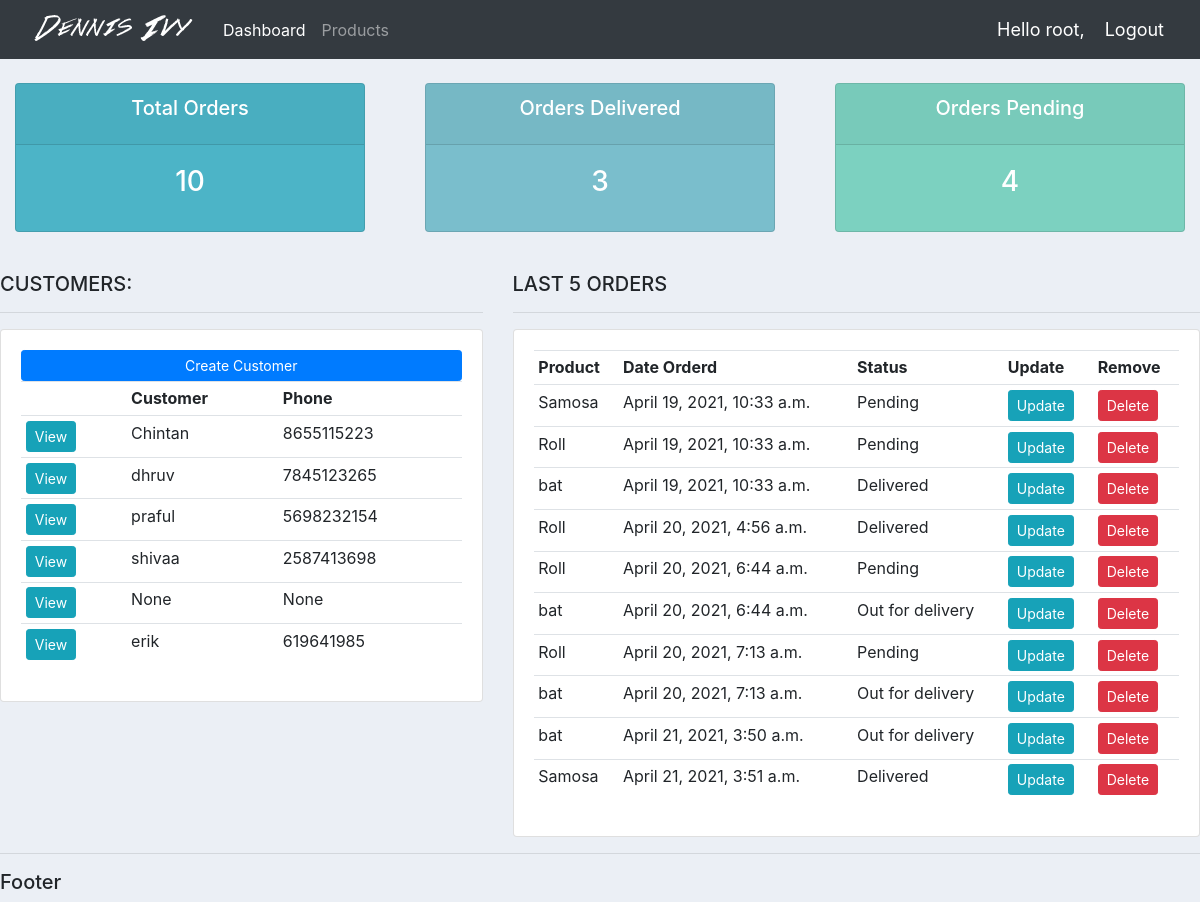
The app's page / (signed in) with its own data.
### Accounts/models.py (models this page shows, shortened)
class Customer(models.Model):
    user = models.OneToOneField(User, blank=True, null=True, on_delete=models.CASCADE)
    name = models.CharField(max_length=100, null=True)
    phone = models.CharField(max_length=100, null=True)
    email = models.CharField(max_length=100, null=True)
    profile_pic = models.ImageField(null=True, blank=True, default='profile1.png')
    date_created = models.DateTimeField(auto_now_add=True, null=True)

class Order(models.Model):
    STATUS = (
			('Pending', 'Pending'),
			('Out for delivery', 'Out for delivery'),
			('Delivered', 'Delivered'),
			)
    customer = models.ForeignKey(Customer, null=True, on_delete=models.SET_NULL)
    product = models.ForeignKey(Product, null=True, on_delete=models.SET_NULL)
    date_created =  models.DateTimeField(auto_now_add=True, null=True)
    status = models.CharField(max_length=100, null=True, choices=STATUS)
    note = models.CharField(max_length=100, null=True)

class Product(models.Model):
    CATEGORY = (
			('Indoor', 'Indoor'),
			('Out Door', 'Out Door'),
			)
    name = models.CharField(max_length=100, null=True)
    price = models.FloatField(null=True)
    category = models.CharField(max_length=100, null=True, choices=CATEGORY)
    description = models.CharField(max_length=100, null=True, blank=True)
    date_created =  models.DateTimeField(auto_now_add=True, null=True)
    tags = models.ManyToManyField(Tag)
    def __str__(self):
        return self.name

### Accounts/decorators.py (the view)
	def wrapper_function(request, *args, **kwargs):
		group = None
		if request.user.groups.exists():
			group = request.user.groups.all()[0].name
		if group == 'customer':
			return redirect('user-page')
		if group == 'admin':
			return view_func(request, *args, **kwargs)

### Accounts/views.py (called while the page is built)
@login_required(login_url='login')
@admin_only
def home(request):
    orders = Order.objects.all()
    customers = Customer.objects.all()
    total_customers = customers.count()
    total_orders = orders.count()
    delivered = orders.filter(status='Delivered').count()
    pending = orders.filter(status='Pending').count()
    context = {
        'orders' : orders,
        'customers' : customers,
        'total_customers' : total_customers,
        'total_orders' : total_orders,
        'delivered' : delivered,
        'pending' : pending
    }
    return render(request, 'Accounts/dashboard.html', context)

### Accounts/templates/Accounts/dashboard.html
{% extends 'Accounts/main.html' %}
{% block content %}
{% include 'Accounts/status.html' %}
<br>
<div class="row">
	<div class="col-md-5">
		<h5>CUSTOMERS:</h5>
		<hr>
		<div class="card card-body">
			<a class="btn btn-primary  btn-sm btn-block" href="">Create Customer</a>
			<table class="table table-sm">
				<tr>
					<th></th>
					<th>Customer</th>
					<th>Phone</th>
				</tr>
				{% for customer in customers %}
					<tr>
						<td> <a class="btn btn-sm btn-info" href="{% url 'customer' customer.id %}">View</a></td>
						<td>{{ customer.name }}</td>
						<td>{{ customer.phone }}</td>
					</tr>
				{% endfor %}
			</table>
		</div>
	</div>
	<div class="col-md-7">
		<h5>LAST 5 ORDERS</h5>
		<hr>
		<div class="card card-body">
			<table class="table table-sm">
				<tr>
					<th>Product</th>
					<th>Date Orderd</th>
					<th>Status</th>
					<th>Update</th>
					<th>Remove</th>
				</tr>
				{% for order in orders %}
					<tr>
						<td> {{ order.product }} </td>
						<td>{{ order.date_created }}</td>
						<td>{{ order.status }}</td>
						<td><a class="btn btn-sm btn-info" href="{% url 'update_order' order.id %}">Update</a></td>
						<td><a class="btn btn-sm btn-danger" href="{% url 'delete_order' order.id %}">Delete</a></td>
					</tr>
				{% endfor %}
			</table>
		</div>
	</div>
</div>
{% endblock %}

### Accounts/templates/Accounts/main.html (shortened to what this page needs)
{% load static %}
<!DOCTYPE html>
<html lang="en">
<head>
    <link rel="stylesheet" href="https://stackpath.bootstrapcdn.com/bootstrap/4.4.1/css/bootstrap.min.css">
    <link rel="stylesheet" href="{% static 'css/main.css' %}">
</head>
<body>
    {% include 'Accounts/navbar.html' %}
    {% block content %}
    {% endblock %}
    <hr>
    <h5>Footer</h5>
</body>
</html>

### Accounts/templates/Accounts/navbar.html (shortened to what this page needs)
{% load static %}
<nav class="navbar navbar-expand-lg navbar-dark bg-dark">
    <img src="{% static 'images/logo.png' %}" alt="">
    <div class="collapse navbar-collapse" id="navbarNav">
      <ul class="navbar-nav">
        {% if request.user.is_staff %}
        <li class="nav-item active">
          <a class="nav-link" href="{% url 'home' %}">Dashboard</a>
        </li>
        <li class="nav-item">
          <a class="nav-link" href="{% url 'products' %}">Products</a>
        </li>
        {% else %}
        <li class="nav-item">
          <a class="nav-link" href="{% url 'account' %}">Settings</a>
        </li>
        {% endif %}
      </ul>
    </div>
    <span class="hello-msg">Hello {{ request.user }},</span>
    <span><a class="hello-msg" href="{% url 'logout' %}">Logout</a></span>
  </nav>

### Accounts/templates/Accounts/status.html
<br>
<div class="row">
	<div class="col">
		<div class="col-md">
			<div class="card text-center text-white  mb-3" id="total-orders">
			  	<div class="card-header">
			  		<h5 class="card-title">Total Orders</h5>
			  	</div>
			  	<div class="card-body">
			    	<h3 class="card-title">{{ total_orders }}</h3>
			  	</div>
			</div>
		</div>
	</div>
	<div class="col">
		<div class="col-md">
			<div class="card text-center text-white  mb-3" id="orders-delivered">
			  	<div class="card-header">
			  		<h5 class="card-title">Orders Delivered</h5>
			  	</div>
			  	<div class="card-body">
			    	<h3 class="card-title">{{ delivered }}</h3>
			  	</div>
			</div>
		</div>
	</div>
	<div class="col">
		<div class="col-md">
			<div class="card text-center text-white  mb-3" id="orders-pending">
			  	<div class="card-header">
			  		<h5 class="card-title">Orders Pending</h5>
			  	</div>
			  	<div class="card-body">
			    	<h3 class="card-title">{{ pending }}</h3>
			  	</div>
			</div>
		</div>
	</div>
</div>

### static/css/main.css (style rules this page uses)
body { background-color: #ebeff5; }
#total-orders { background-color: #4cb4c7; }
#orders-delivered { background-color: #7abecc; }
#orders-pending { background-color: #7CD1C0; }

### Accounts/templates/Accounts/navbar.html (style rules this page uses)
.hello-msg { font-size: 18px; color: #fff; margin-right: 20px; }

### records on screen
Customer: name "Chintan", phone "8655115223"
Customer: name "dhruv", phone "7845123265"
Customer: name "praful", phone "5698232154"
Customer: name "shivaa", phone "2587413698"
Customer: name "None", phone "None"
Customer: name "erik", phone "619641985"
Order: product "Samosa", date_created "April 19, 2021, 10:33 a.m.", status "Pending"
Order: product "Roll", date_created "April 19, 2021, 10:33 a.m.", status "Pending"
Order: product "bat", date_created "April 19, 2021, 10:33 a.m.", status "Delivered"
Order: product "Roll", date_created "April 20, 2021, 4:56 a.m.", status "Delivered"
Order: product "Roll", date_created "April 20, 2021, 6:44 a.m.", status "Pending"
Order: product "bat", date_created "April 20, 2021, 6:44 a.m.", status "Out for delivery"
Order: product "Roll", date_created "April 20, 2021, 7:13 a.m.", status "Pending"
Order: product "bat", date_created "April 20, 2021, 7:13 a.m.", status "Out for delivery"
Order: product "bat", date_created "April 21, 2021, 3:50 a.m.", status "Out for delivery"
Order: product "Samosa", date_created "April 21, 2021, 3:51 a.m.", status "Delivered"

### other values on screen
{{ request.user }} "root"
{{ total_orders }} "10"
{{ delivered }} "3"
{{ pending }} "4"
